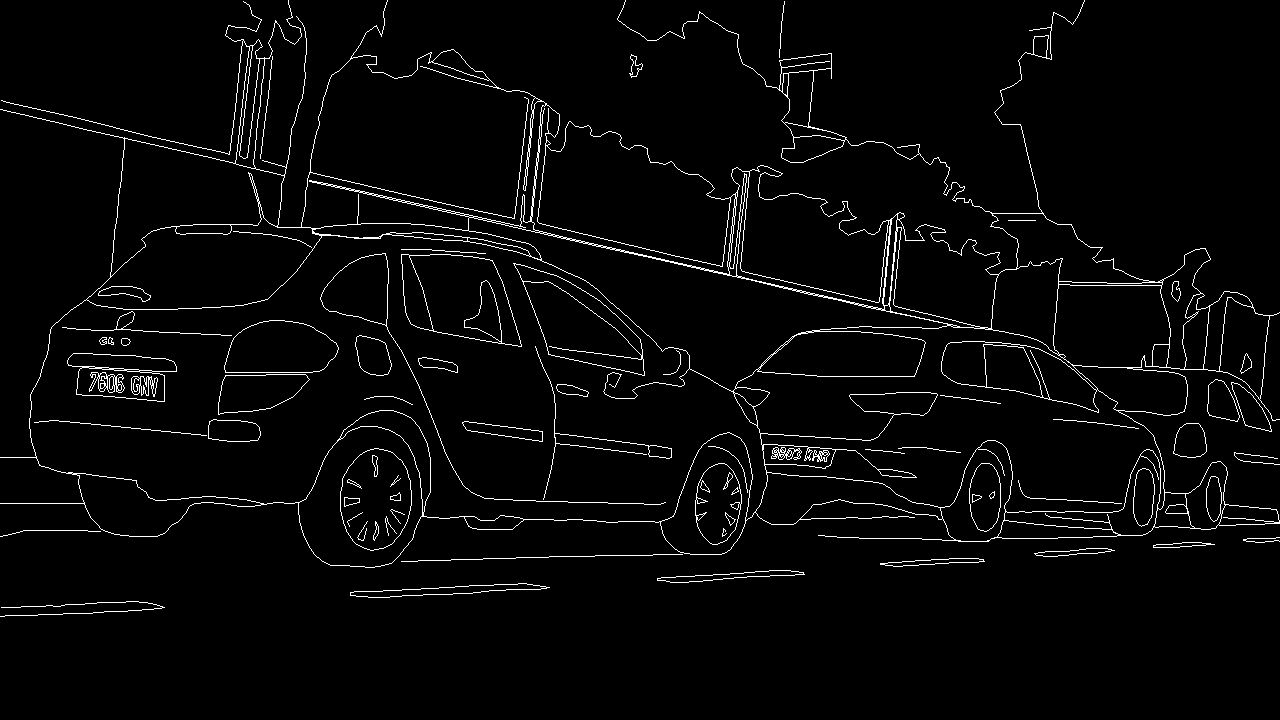
#> input picture MBIPED/data/BIPED/edges/edge_maps/train/rgbr/real/RGB_001.png, 1280 x 720 px, found by its file name; its folder holds 4 pictures in this run
$ python main.py
#> lines starting #> are read from the running program, lines starting #| are printed output that depends on the picture; after the words box and inside, x2 and y2 are one past the last pixel; in counts of white or black regions, pixels touching at a corner belong together
### MBIPED/data_augmentation.py


import numpy as np
import os
import cv2 as cv
import shutil
import imutils


# [5 lines left out: function cv_imshow, not called in this run]

def make_dirs(paths):

    if not os.path.exists(paths):
        os.makedirs(paths)
        print("Directories have been created: ",paths)
        return True
    else:
        print("Directories already exists: ", paths)
        return False

# [334 lines left out: functions image_normalization, gamma_correction, rotate_bound, experimental_rotation, rotated_img_extractor, not called in this run]

def split_data(data_dir,augment_both=True):
    # split data and copy real image to aug dir
#> called with augment_both = True
    img_dir = data_dir[0]
    gt_dir = data_dir[1]
    img_aug_dir= os.path.join(img_dir,'aug')
    _=make_dirs(img_aug_dir)
    if augment_both and gt_dir is not None:
        gt_aug_dir = os.path.join(gt_dir,'aug')
        _ = make_dirs(gt_aug_dir)
    elif not augment_both and gt_dir is not None:
        raise NotImplementedError('In single augmentation')

    x_list = os.listdir(os.path.join(img_dir, 'real'))
    x_list.sort()
    n = len(x_list)
    if augment_both:
        gt_list = os.listdir(os.path.join(gt_dir, 'real'))
        gt_list.sort()
        n = len(gt_list) if len(x_list) == len(gt_list) else 0

    # real folder copy to aug dir
    shutil.copytree(os.path.join(img_dir, 'real'),img_aug_dir+'/real')
    if augment_both:
        shutil.copytree(os.path.join(gt_dir, 'real'), gt_aug_dir+'/real')

    # splitting up
    tmp_img = cv.imread(os.path.join(
        os.path.join(img_dir, 'real'), x_list[0]))
#> tmp_img is the input picture: shape (720, 1280, 3); 3% white in thin lines or dots, all inside (x1, y1, x2, y2) = (0, 0, 1280, 617)
    img_width = tmp_img.shape[1]
#> img_width = 1280
    img_height = tmp_img.shape[0]
#> img_height = 720

    x_p1_dir = os.path.join(img_aug_dir, 'p1')
    x_p2_dir = os.path.join(img_aug_dir, 'p2')
    _= make_dirs(x_p1_dir)
    _= make_dirs(x_p2_dir)

    if augment_both:
        gt_p1_dir = os.path.join(gt_aug_dir, 'p1')
        gt_p2_dir = os.path.join(gt_aug_dir, 'p2')
        _ = make_dirs(gt_p1_dir)
        _ = make_dirs(gt_p2_dir)

    for i in range(n):
        x_tmp = cv.imread(os.path.join(
            os.path.join(img_dir, 'real'), x_list[i]))
        x_tmp1 = x_tmp[:, 0:img_height, :]
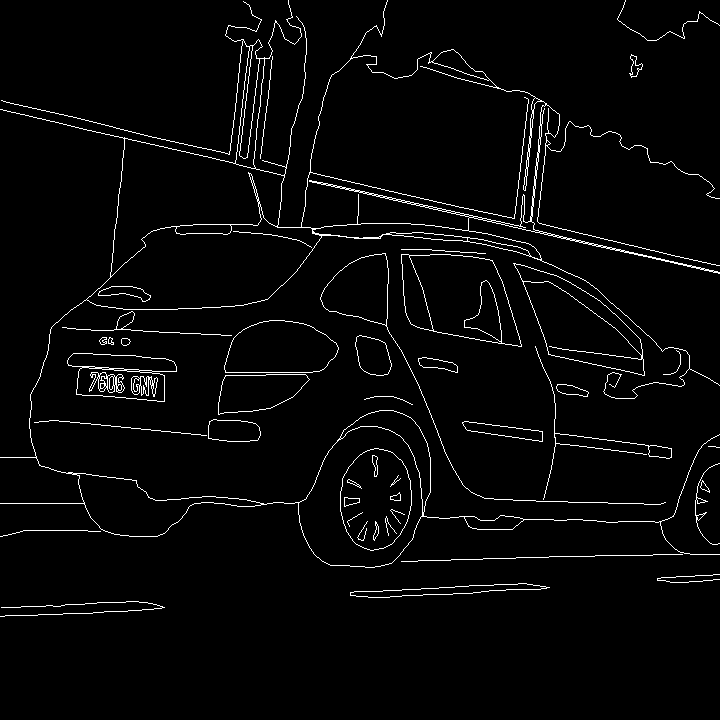
#> x_tmp1: shape (720, 720, 3); 3% white in thin lines or dots, all inside (x1, y1, x2, y2) = (0, 0, 720, 617)
        x_tmp2 = x_tmp[:, img_width - img_height:img_width, :]
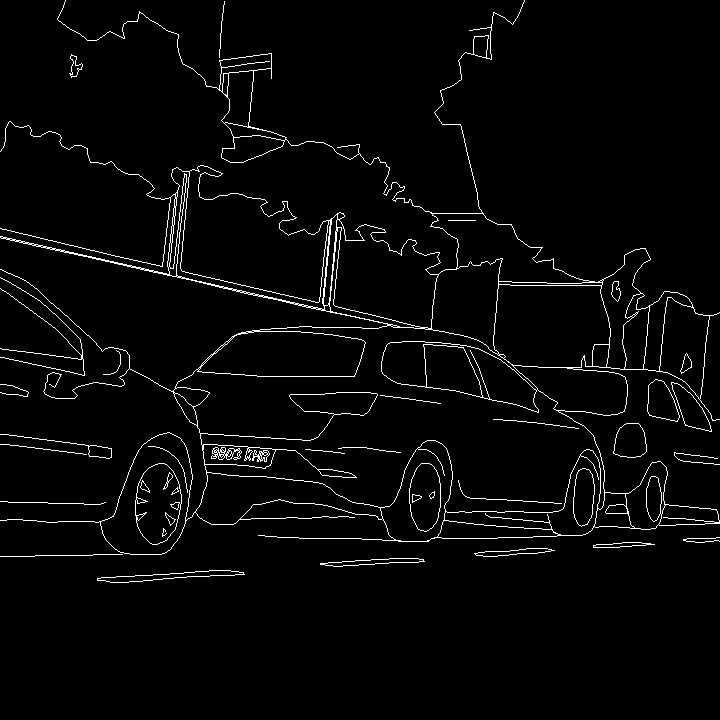
#> x_tmp2: shape (720, 720, 3); 2.9% white in thin lines or dots, all inside (x1, y1, x2, y2) = (0, 0, 720, 583)
        cv.imwrite(os.path.join(x_p1_dir,x_list[i]), x_tmp1)
        cv.imwrite(os.path.join(x_p2_dir,x_list[i]), x_tmp2)

        if augment_both:
            gt_tmp = cv.imread(os.path.join(os.path.join(gt_dir, 'real'), gt_list[i]))
            gt_tmp1 = gt_tmp[:, 0:img_height]
            gt_tmp2 = gt_tmp[:, img_width - img_height:img_width]
            cv.imwrite(os.path.join(gt_p1_dir, gt_list[i]), gt_tmp1)
            cv.imwrite(os.path.join(gt_p2_dir, gt_list[i]), gt_tmp2)
            print('saved image: ', x_list[i], gt_list[i])
        else:
            print('saved image: ', x_list[i])
#> pass 2 of the loop in split_data, `for i in range(n):`:
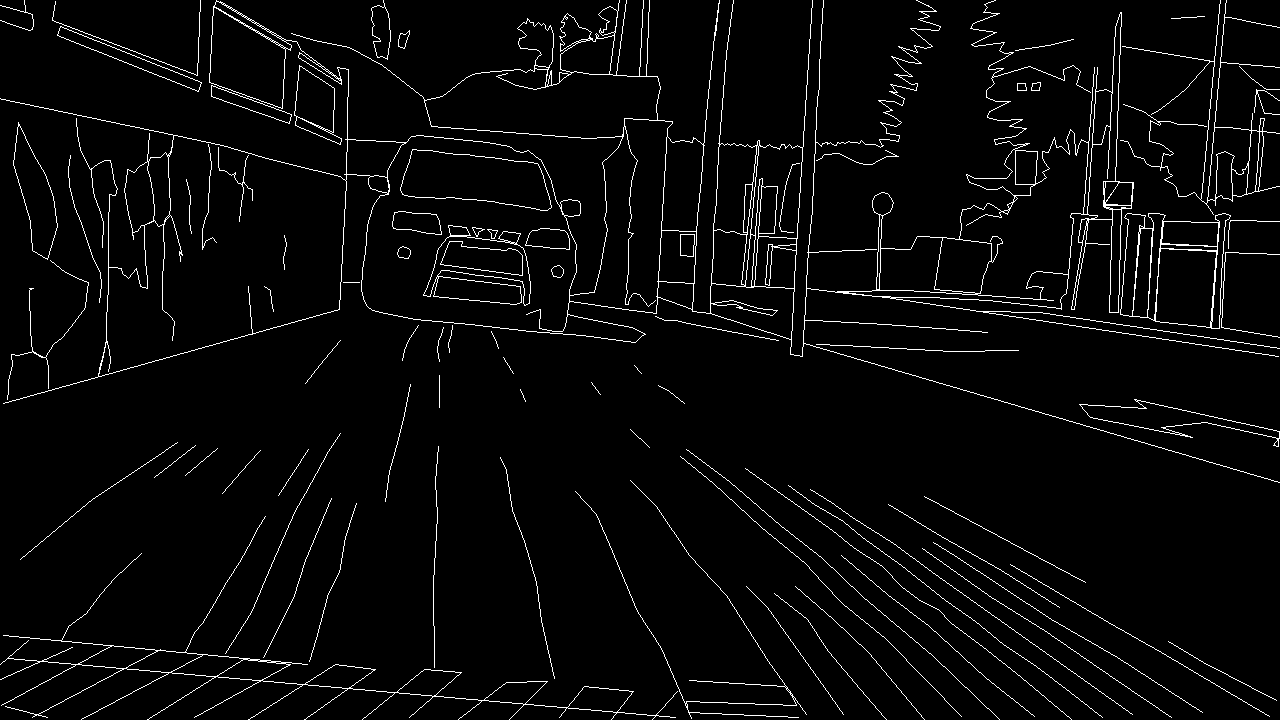
#> input picture MBIPED/data/BIPED/edges/edge_maps/train/rgbr/real/RGB_004.png, 1280 x 720 px, found by its file name
#> in split_data, x_tmp is the input picture: shape (720, 1280, 3); 3.4% white in thin lines or dots
#> in split_data, `x_tmp1 = x_tmp[:, 0:img_height, :]`:
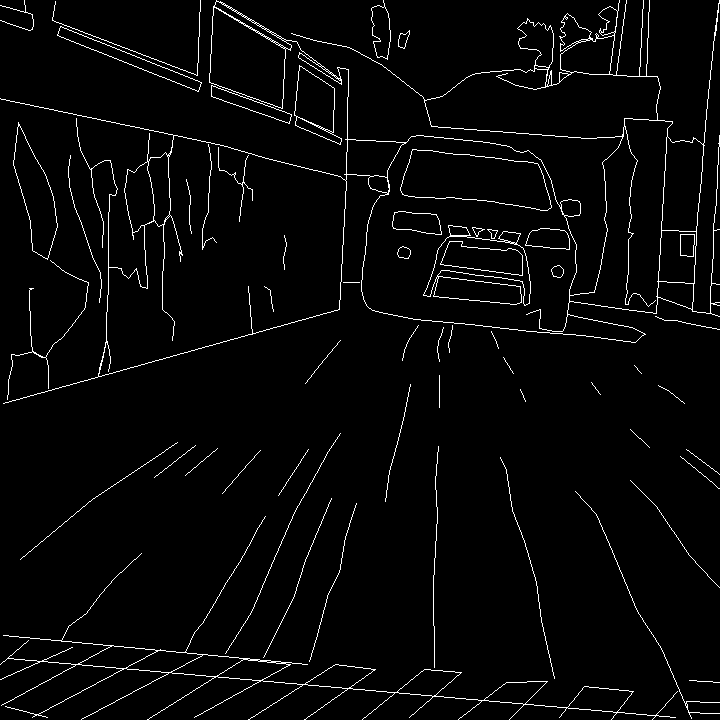
#> x_tmp1: shape (720, 720, 3); 3% white in thin lines or dots
#> in split_data, `x_tmp2 = x_tmp[:, img_width - img_height:img_width, :]`:
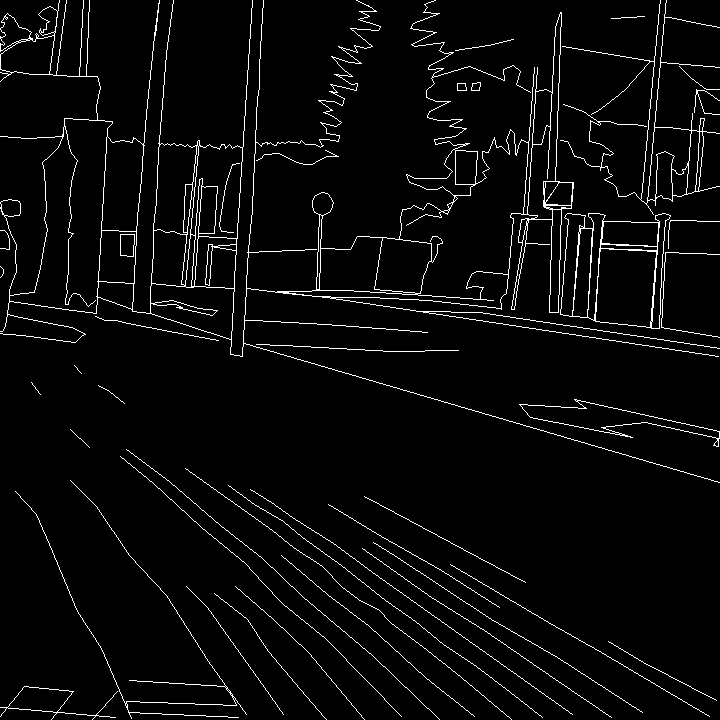
#> x_tmp2: shape (720, 720, 3); 3.7% white in thin lines or dots
#> pass 3 of the loop in split_data, `for i in range(n):`:
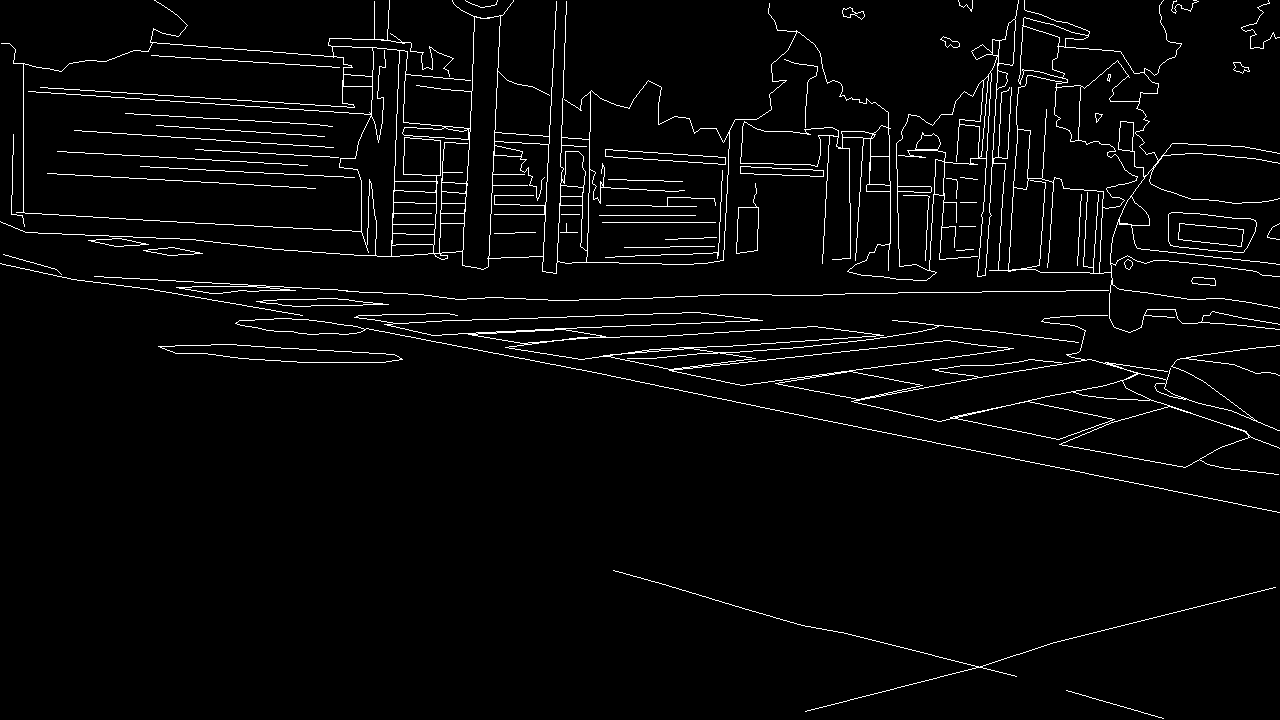
#> input picture MBIPED/data/BIPED/edges/edge_maps/train/rgbr/real/RGB_012.png, 1280 x 720 px, found by its file name
#> in split_data, x_tmp is the input picture: shape (720, 1280, 3); 3.3% white in thin lines or dots
#> in split_data, `x_tmp1 = x_tmp[:, 0:img_height, :]`:
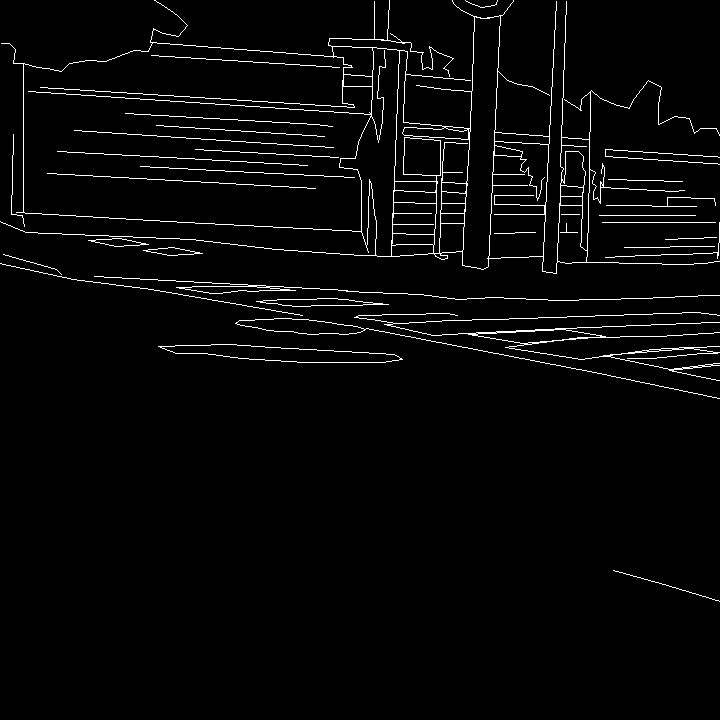
#> x_tmp1: shape (720, 720, 3); 2.9% white in thin lines or dots, all inside (x1, y1, x2, y2) = (0, 0, 720, 602)
#> in split_data, `x_tmp2 = x_tmp[:, img_width - img_height:img_width, :]`:
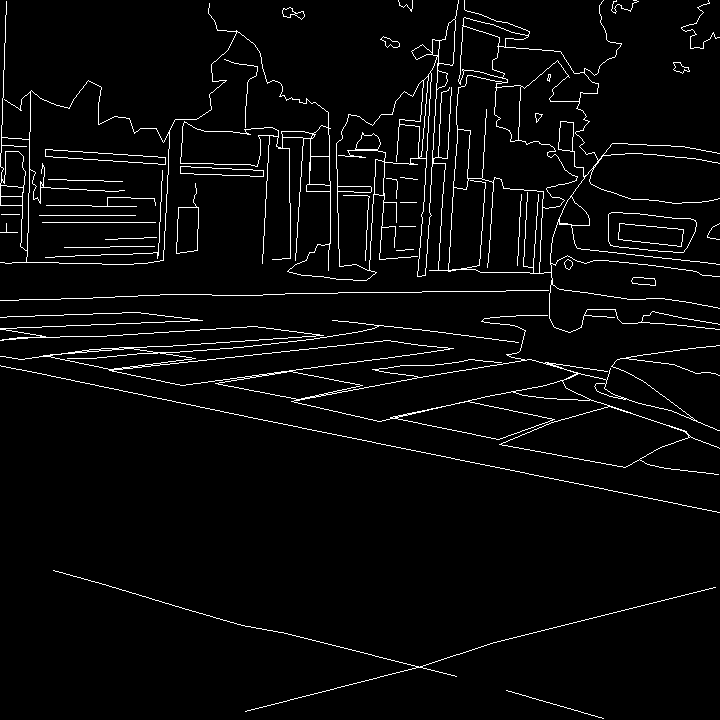
#> x_tmp2: shape (720, 720, 3); 3.7% white in thin lines or dots
#> the loop made 4 passes; the first 3 are shown

    print('...splitting up augmentation done!')

    if augment_both:
        print('data saved in: ', os.listdir(gt_aug_dir), 'and in',os.listdir(img_aug_dir))
        data_dirs = [img_aug_dir, gt_aug_dir]
        return data_dirs
    else:
        print('data saved in: ', os.listdir(img_aug_dir))
        data_dirs=[img_aug_dir,None]
        return data_dirs

def rotate_data(data_dir, augment_both=True):

    X_dir = data_dir[0]
    GT_dir = data_dir[1]
    x_folders = os.listdir(X_dir)
    x_folders.sort()
    if augment_both:
        gt_folders = os.listdir(GT_dir)
        gt_folders.sort()
        if not x_folders ==gt_folders:
#> (the run stopped early here; a loop or call above may not have finished)
